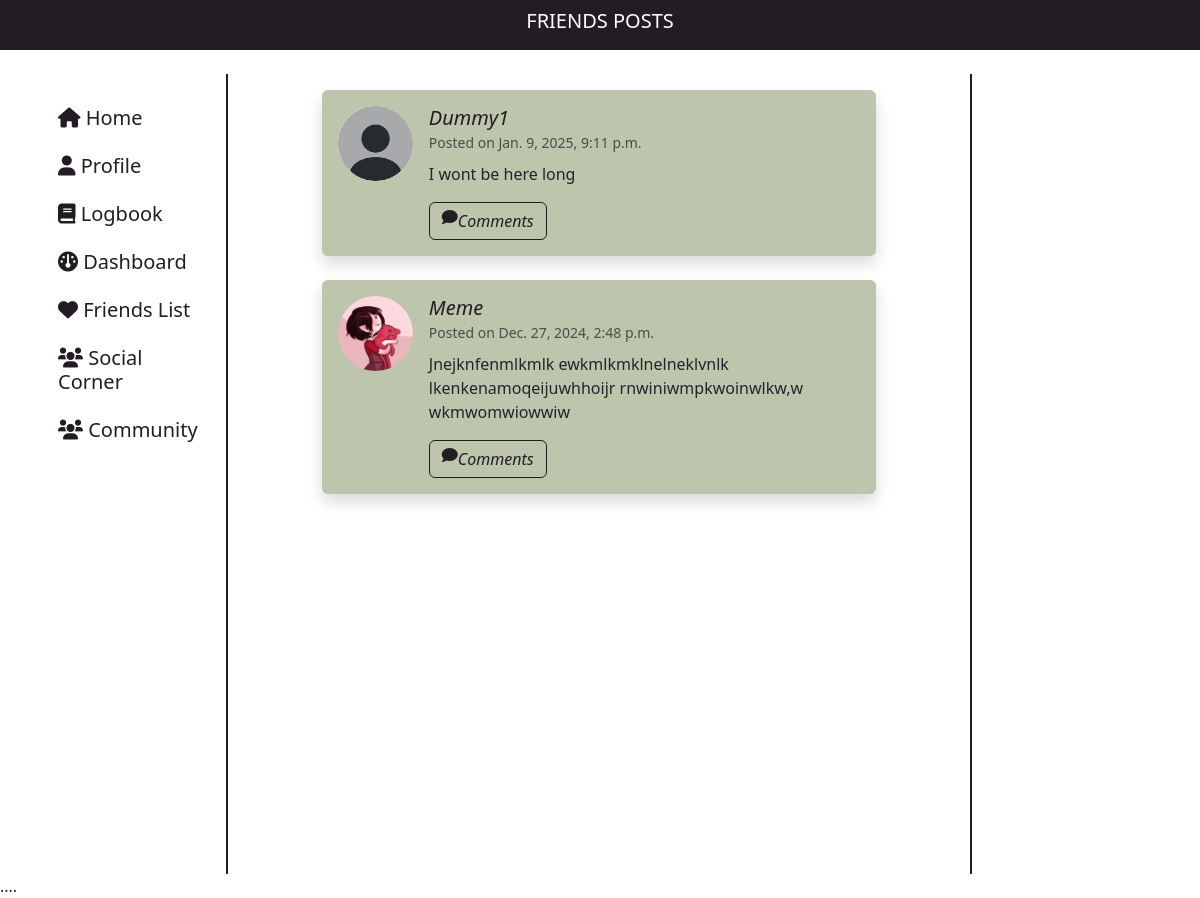
The app's page /habit_tracker/friends_posts/ (signed in), older data.
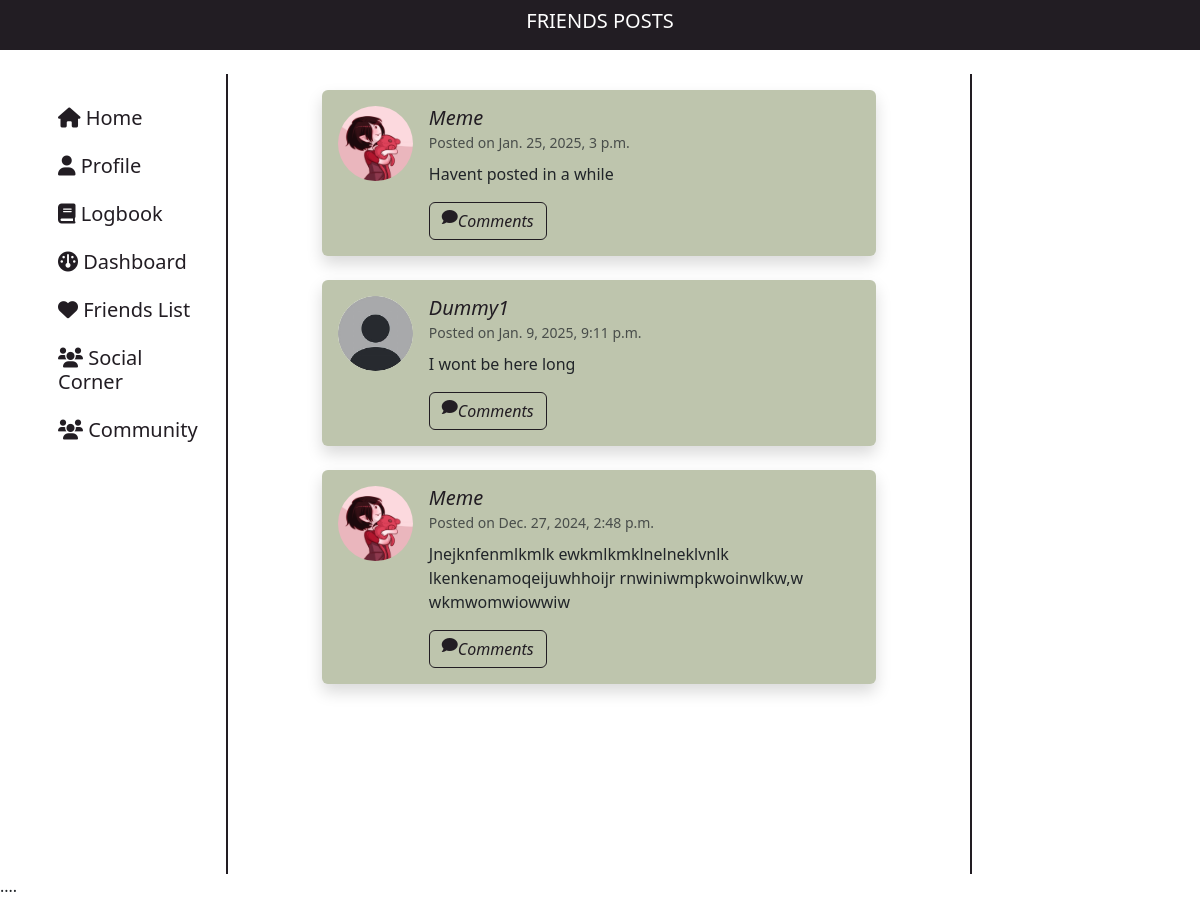
The same page, newer data.
### habit_tracker/models.py (models this page shows, shortened)
class Post(models.Model):
    user = models.ForeignKey(CustomUser, on_delete=models.CASCADE, related_name="user_posts")
    post = models.TextField(validators=[MaxLengthValidator(3000)])
    posted_on = models.DateTimeField(auto_now_add=True)

class CustomUser(AbstractUser):
    AGE_GROUP_CHOICES = [
        ("13-17", "13-17 years"),
        ("18-24", "18-24 years"),
        ("25-34", "25-34 years"),
        ("35-44", "35-44 years"),
        ("45-54", "45-54 years"),
        ("55+", "55+ years"),
    ]
    GENDER_CHOICES = [
        ("male", "Male"),
        ("female", "Female"),
        ("no gender", "Prefer not to say")
    ]
    age_group = models.CharField(max_length=10, choices=AGE_GROUP_CHOICES, null=True, blank=True)
    gender = models.CharField(max_length=20, choices=GENDER_CHOICES, blank=True, null=True)
    real_name = models.CharField(max_length=150)
    user_bio = models.TextField(max_length=200, null=True, blank=True, default="No bio yet")
    points = models.IntegerField(default=0)
    profile_picture = models.ImageField(
        upload_to='profile_pictures/',
        null=True,
        blank=True,
        default='profile_pictures/default.jpeg'
    )
    friends = models.ManyToManyField('self', blank=True, symmetrical=True)
    groups = models.ManyToManyField(
        "auth.Group",
        related_name="custom_user_groups",
        blank=True,
    )
    user_permissions = models.ManyToManyField(
        "auth.Permission",
        related_name="custom_user_permissions",
        blank=True,
    )

### habit_tracker/views.py (the view)
# urls.py: path("friends_posts/", views.friends_post, name="friends_posts"),
def friends_post(request):
    user = get_object_or_404(CustomUser, id=request.user.id)
    friends = user.friends.all()
    posts = Post.objects.filter(user__in=friends).order_by("-posted_on")
    return render(request, "habit_tracker/friends_posts.html", {
        "posts": posts
    })

### habit_tracker/templates/habit_tracker/friends_posts.html (shortened to what the changed rows need)
{% extends "habit_tracker/layout.html" %}
{% load static %}
{% block main %}
    <div class="d-flex">
        <div class="d-none d-md-block col-lg-8 col-md-6 px-4" id="postsDiv">
            {% if posts %}
                <div class="container mt-3">
                    <div class="row">
                        {% for post in posts %}
                            <div class="col-lg-10 col-md-12 mx-auto mb-4">
                                <div class="card shadow border-0" style="background-color: #bec5ad;">
                                    <div class="card-body d-flex align-items-start">
                                        <img src="{{ post.user.profile_picture.url }}"
                                             alt="Profile Picture"
                                             class="rounded-circle me-3"
                                             style="height: 75px; width: 75px; object-fit: cover;">
                                        <div>
                                            <h5 class="mb-0">
                                                <a class="chatname" href="{% url 'profile' post.user.id %}">{{ post.user.username|capfirst }}</a>
                                            </h5>
                                            <small class="text-muted">Posted on {{ post.posted_on }}</small>
                                            <p class="mt-2">
                                                {{ post.post|capfirst|slice:":150" }}
                                            </p>
                                            <a class="btn btn-outline-info commentbutton" href="{% url 'post_details' post.id %}"><span class="d-flex">
                                                <i class="fas fa-comment"></i> Comments</a>
                                        </div>
                                    </div>
                                </div>
                            </div>
                        {% endfor %}
                    </div>
                </div>
            {% else %}
                <div class="d-flex justify-content-center align-items-center" style="height: 80vh;">
                    <p class="text-muted">No discussions yet.</p>
                </div>
            {% endif %}
        </div>
    </div>
{% endblock %}

Row changes from the older to the newer data that the page shows:
added Post: user.profile_picture (picture), user.username "Meme", posted_on "Jan. 25, 2025, 3 p.m.", post "Havent posted in a while"
